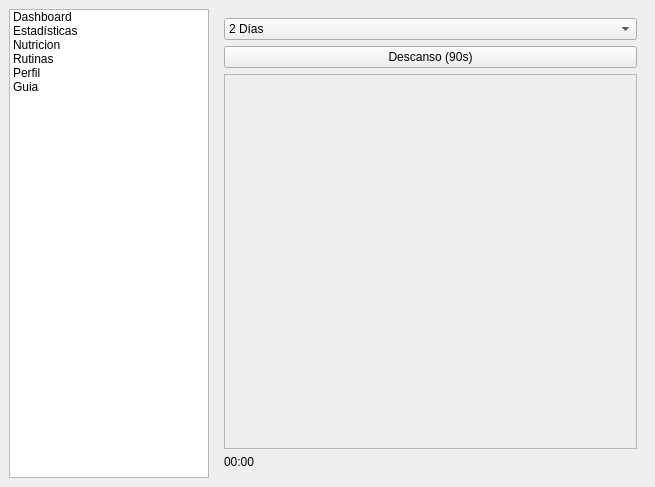
<?xml version="1.0" encoding="UTF-8"?>
<ui version="4.0">
 <class>MainWindow</class>
 <widget class="QMainWindow" name="MainWindow">
  <property name="geometry">
   <rect>
    <x>0</x>
    <y>0</y>
    <width>655</width>
    <height>487</height>
   </rect>
  </property>
  <property name="cursor">
   <cursorShape>PointingHandCursor</cursorShape>
  </property>
  <property name="windowTitle">
   <string>MainWindow</string>
  </property>
  <property name="styleSheet">
   <string notr="true">
/* 1FONDOS GENERALES  */

QMainWindow {
    background-color: #0F1722;
}

/* Forzar el fondo oscuro en las páginas internas */
QStackedWidget, QStackedWidget &gt; QWidget {
    background-color: #0F1722;
}


/* BARRA DE NAVEGACIÓN LATERAL */

QListWidget {
    background-color: #1E2736;
    border: none;
    outline: none;
    padding-top: 20px;
}

QListWidget::item {
    color: #A0AAB5;
    min-height: 40px;
    padding-left: 15px;
    border-radius: 8px;
    margin: 5px 10px 5px 10px;
    font-family: &quot;Segoe UI&quot;, Arial;
    font-size: 14px;
}

QListWidget::item:hover {
    background-color: #2A3648;
    color: white;
}

QListWidget::item:selected {
    background-color: #00E5FF;
    color: #000000;
    font-weight: bold;
}

/* DASHBOARD (TARJETAS Y MACROS)*/

QFrame#tarjetaConsumidas, 
QFrame#tarjetaQuemadas, 
QFrame#tarjetaBalance, 
QFrame#tarjetaMacros {
    background-color: #1E2736;
    border-radius: 12px;
}

/* Letras blancas para los títulos de las tarjetas */
QFrame#tarjetaConsumidas QLabel, 
QFrame#tarjetaQuemadas QLabel, 
QFrame#tarjetaBalance QLabel,
QFrame#tarjetaMacros QLabel {
    color: #FFFFFF;
    font-weight: bold;
    font-size: 12px;
}

/* Destacar los números grandes de las tarjetas en Cian */
QLabel#lblCaloriasConsumidas, 
QLabel#lblCaloriasQuemadas, 
QLabel#lblBalanceNeto {
    color: #00E5FF;
    font-size: 18px;
}

/* Barras de Progreso */
QProgressBar {
    background-color: #2A3648;
    border: none;
    border-radius: 5px;
    height: 8px;
    color: transparent;
}
QProgressBar::chunk {
    border-radius: 5px;
}
QProgressBar#barProteinas::chunk { background-color: #00E676; }
QProgressBar#barCarbos::chunk { background-color: #FF9100; }
QProgressBar#barGrasas::chunk { background-color: #FF1744; }


/* MÓDULO DE NUTRICIÓN*/

QLineEdit#buscadorAlimentos {
    background-color: #1E2736;
    color: #FFFFFF;
    border: 2px solid #2A3648;
    border-radius: 8px;
    padding: 10px;
    font-size: 14px;
    font-family: &quot;Segoe UI&quot;, Arial;
}
QLineEdit#buscadorAlimentos:focus {
    border: 2px solid #00E5FF;
    background-color: #151D29;
}

QListWidget#listaComidasHoy {
    background-color: #1E2736;
    border-radius: 12px;
    border: 1px solid #2A3648;
    padding: 10px;
    outline: none;
}
QListWidget#listaComidasHoy::item {
    background-color: #0F1722;
    border-radius: 6px;
    border-left: 4px solid #00E676;
    color: white;
    padding: 10px;
    margin-bottom: 5px;
}

/* MÓDULO DE ENTRENAMIENTO*/

QTabWidget::pane {
    border: none;
    background-color: #0F1722;
}
QTabBar::tab {
    background-color: #1E2736;
    color: #A0AAB5;
    padding: 8px 20px;
    margin-right: 2px;
    border-top-left-radius: 6px;
    border-top-right-radius: 6px;
}
QTabBar::tab:selected {
    background-color: #2A3648;
    color: #00E5FF;
    font-weight: bold;
    border-bottom: 2px solid #00E5FF;
}

QComboBox#comboDiasRutina {
    background-color: #1E2736;
    color: white;
    border: 2px solid #2A3648;
    border-radius: 6px;
    padding: 5px 15px;
    font-weight: bold;
    font-size: 14px;
}
QComboBox#comboDiasRutina::drop-down {
    border: none;
}

QTableWidget#tablaRutina {
    background-color: #1E2736;
    color: #FFFFFF;
    border: 1px solid #2A3648;
    border-radius: 8px;
    gridline-color: #2A3648;
    selection-background-color: #00E5FF;
    selection-color: #000000;
    font-size: 13px;
    outline: none;
}
QHeaderView::section {
    background-color: #0F1722;
    color: #A0AAB5;
    padding: 6px;
    border: none;
    font-weight: bold;
    border-bottom: 1px solid #2A3648;
    border-right: 1px solid #2A3648;
}
QTableCornerButton::section {
    background-color: #0F1722;
    border: none;
}

/* MÓDULO DE PERFIL Y BOTONES  */

QPushButton#btnGuardarPerfil {
    background-color: #00E5FF;
    color: #000000;
    border: none;
    border-radius: 8px;
    padding: 12px;
    font-weight: bold;
    font-size: 14px;
    font-family: &quot;Segoe UI&quot;, Arial;
}
QPushButton#btnGuardarPerfil:hover {
    background-color: #33EEFF;
}
QPushButton#btnGuardarPerfil:pressed {
    background-color: #00B8CC;
}

/* Ajuste sutil para las etiquetas del formulario de perfil */
QWidget#perfil QLabel {
    color: #A0AAB5;
    font-weight: bold;
}
/* Botones del módulo de nutrición */
QPushButton#btnAgregarComida, QPushButton#btnHistorialComidas, QPushButton#btnVolverNutricion {
    background-color: #1E2736;
    color: #FFFFFF;
    border: 1px solid #2A3648;
    border-radius: 8px;
    padding: 10px;
    font-size: 14px;
    font-weight: bold;
}
QPushButton#btnAgregarComida:hover, QPushButton#btnHistorialComidas:hover, QPushButton#btnVolverNutricion:hover {
    background-color: #2A3648;
    border: 1px solid #00E5FF;
    color: #00E5FF;
}

/* Nuevo estilo de la lista de búsquedas */
QListWidget#listaResultadosBusqueda {
    background-color: #1E2736;
    border-radius: 8px;
    border: none;
    color: white;
    padding: 5px;
}
QListWidget#listaResultadosBusqueda::item {
    padding: 10px;
    border-bottom: 1px solid #2A3648;
}
QListWidget#listaResultadosBusqueda::item:hover {
    background-color: #2A3648;
}

/* DISEÑO DE LA PÁGINA BUSCADOR (FOTO 2)     */


/* El Buscador de arriba */
QLineEdit#buscadorAlimentos {
    background-color: #1E2736;
    color: #FFFFFF;
    border: 1px solid #2A3648;
    border-radius: 6px;
    padding: 12px;
    font-size: 14px;
}


/* El efecto Cian al pasar el mouse o seleccionar (Como en tu foto) */
QListWidget#listaResultadosBusqueda::item:hover, 
QListWidget#listaResultadosBusqueda::item:selected {
    background-color: #00E5FF;
    color: #000000;
    border-radius: 6px;
    font-weight: bold;
}

/* El botón Volver alargado de abajo */
QPushButton#btnVolverNutricion {
    background-color: #D3D3D3; 
    color: #000000;
    border: none;
    border-radius: 6px;
    padding: 10px;
    font-weight: bold;
}
QPushButton#btnVolverNutricion:hover {
    background-color: #B0B0B0;
}</string>
  </property>
  <widget class="QWidget" name="centralwidget">
   <layout class="QHBoxLayout" name="horizontalLayout">
    <item>
     <widget class="QListWidget" name="listWidget">
      <property name="maximumSize">
       <size>
        <width>200</width>
        <height>16777215</height>
       </size>
      </property>
      <item>
       <property name="text">
        <string>Dashboard</string>
       </property>
      </item>
      <item>
       <property name="text">
        <string>Estadísticas</string>
       </property>
      </item>
      <item>
       <property name="text">
        <string>Nutricion</string>
       </property>
      </item>
      <item>
       <property name="text">
        <string>Rutinas</string>
       </property>
      </item>
      <item>
       <property name="text">
        <string>Perfil</string>
       </property>
      </item>
      <item>
       <property name="text">
        <string>Guia</string>
       </property>
      </item>
     </widget>
    </item>
    <item>
     <widget class="QStackedWidget" name="stackedWidget">
      <property name="currentIndex">
       <number>5</number>
      </property>
      <widget class="QWidget" name="dashboard">
       <layout class="QVBoxLayout" name="verticalLayout">
        <item>
         <widget class="QFrame" name="tarjetaConsumidas">
          <property name="frameShape">
           <enum>QFrame::Shape::StyledPanel</enum>
          </property>
          <property name="frameShadow">
           <enum>QFrame::Shadow::Raised</enum>
          </property>
          <layout class="QVBoxLayout" name="verticalLayout_7">
           <item>
            <widget class="QFrame" name="tarjetaQuemadas">
             <property name="frameShape">
              <enum>QFrame::Shape::StyledPanel</enum>
             </property>
             <property name="frameShadow">
              <enum>QFrame::Shadow::Raised</enum>
             </property>
             <widget class="QLabel" name="label_9">
              <property name="geometry">
               <rect>
                <x>10</x>
                <y>20</y>
                <width>251</width>
                <height>16</height>
               </rect>
              </property>
              <property name="text">
               <string>Calorías Quemadas</string>
              </property>
             </widget>
             <widget class="QLabel" name="lblCaloriasQuemadas">
              <property name="geometry">
               <rect>
                <x>80</x>
                <y>35</y>
                <width>21</width>
                <height>21</height>
               </rect>
              </property>
              <property name="text">
               <string>kcal</string>
              </property>
             </widget>
             <widget class="QFrame" name="tarjetaConsumidas_2">
              <property name="geometry">
               <rect>
                <x>140</x>
                <y>20</y>
                <width>191</width>
                <height>121</height>
               </rect>
              </property>
              <property name="frameShape">
               <enum>QFrame::Shape::StyledPanel</enum>
              </property>
              <property name="frameShadow">
               <enum>QFrame::Shadow::Raised</enum>
              </property>
             </widget>
            </widget>
           </item>
           <item>
            <widget class="QFrame" name="tarjetaBalance">
             <property name="frameShape">
              <enum>QFrame::Shape::StyledPanel</enum>
             </property>
             <property name="frameShadow">
              <enum>QFrame::Shadow::Raised</enum>
             </property>
             <layout class="QVBoxLayout" name="verticalLayout_8">
              <item>
               <widget class="QLabel" name="label_10">
                <property name="text">
                 <string>Calorías Quemadas</string>
                </property>
               </widget>
              </item>
              <item>
               <widget class="QLabel" name="lblBalanceNeto">
                <property name="text">
                 <string>kcal</string>
                </property>
               </widget>
              </item>
             </layout>
            </widget>
           </item>
           <item>
            <widget class="QLabel" name="lblCaloriasConsumidas">
             <property name="text">
              <string>kcal</string>
             </property>
            </widget>
           </item>
           <item>
            <widget class="QLabel" name="lblMetaCalorica">
             <property name="text">
              <string>Meta: 0 kcal</string>
             </property>
            </widget>
           </item>
           <item>
            <widget class="QLabel" name="label">
             <property name="text">
              <string>Calorias Consumidas</string>
             </property>
            </widget>
           </item>
          </layout>
         </widget>
        </item>
        <item>
         <widget class="QFrame" name="tarjetaMacros">
          <property name="frameShape">
           <enum>QFrame::Shape::StyledPanel</enum>
          </property>
          <property name="frameShadow">
           <enum>QFrame::Shadow::Raised</enum>
          </property>
          <layout class="QVBoxLayout" name="verticalLayout_2">
           <item>
            <widget class="QLabel" name="label_3">
             <property name="text">
              <string>Proteínas</string>
             </property>
            </widget>
           </item>
           <item>
            <widget class="QProgressBar" name="barProteinas">
             <property name="value">
              <number>24</number>
             </property>
            </widget>
           </item>
           <item>
            <widget class="QLabel" name="label_4">
             <property name="text">
              <string>Carbohidratos</string>
             </property>
            </widget>
           </item>
           <item>
            <widget class="QProgressBar" name="barCarbos">
             <property name="value">
              <number>24</number>
             </property>
            </widget>
           </item>
           <item>
            <widget class="QLabel" name="label_5">
             <property name="text">
              <string>Grasas</string>
             </property>
            </widget>
           </item>
           <item>
            <widget class="QProgressBar" name="barGrasas">
             <property name="value">
              <number>24</number>
             </property>
            </widget>
           </item>
           <item>
            <widget class="QPushButton" name="btnResetDia">
             <property name="text">
              <string>Finalizar Día / Reiniciar</string>
             </property>
            </widget>
           </item>
          </layout>
         </widget>
        </item>
       </layout>
      </widget>
      <widget class="QWidget" name="alimentos">
       <layout class="QVBoxLayout" name="verticalLayout_3">
        <item>
         <widget class="QPushButton" name="btnHistorialComidas">
          <property name="text">
           <string>Historial de comidas</string>
          </property>
         </widget>
        </item>
        <item>
         <widget class="QPushButton" name="btnAgregarComida">
          <property name="text">
           <string>Agregar comida</string>
          </property>
         </widget>
        </item>
        <item>
         <widget class="QLabel" name="lblCaloriasNutricion">
          <property name="text">
           <string>Calorías consumidas hoy: 0 kcal</string>
          </property>
         </widget>
        </item>
        <item>
         <widget class="QListWidget" name="listaComidasHoy"/>
        </item>
       </layout>
      </widget>
      <widget class="QWidget" name="page_graficos">
       <layout class="QHBoxLayout" name="horizontalLayout_2">
        <item>
         <widget class="QWidget" name="lienzoGrafico" native="true"/>
        </item>
       </layout>
      </widget>
      <widget class="QWidget" name="page_guia">
       <layout class="QHBoxLayout" name="horizontalLayout_3">
        <item>
         <widget class="QListWidget" name="listaGuia"/>
        </item>
       </layout>
      </widget>
      <widget class="QWidget" name="Estadistica"/>
      <widget class="QWidget" name="rutinas">
       <layout class="QVBoxLayout" name="verticalLayout_10">
        <item>
         <widget class="QComboBox" name="comboDiasRutina">
          <item>
           <property name="text">
            <string>2 Días</string>
           </property>
          </item>
          <item>
           <property name="text">
            <string>3 Días</string>
           </property>
          </item>
          <item>
           <property name="text">
            <string>4 Días</string>
           </property>
          </item>
          <item>
           <property name="text">
            <string>5 Días</string>
           </property>
          </item>
         </widget>
        </item>
        <item>
         <widget class="QPushButton" name="btnDescanso">
          <property name="text">
           <string>Descanso (90s)</string>
          </property>
         </widget>
        </item>
        <item>
         <widget class="QScrollArea" name="scrollArea">
          <property name="widgetResizable">
           <bool>true</bool>
          </property>
          <widget class="QWidget" name="scrollAreaWidgetContents">
           <property name="geometry">
            <rect>
             <x>0</x>
             <y>0</y>
             <width>411</width>
             <height>334</height>
            </rect>
           </property>
          </widget>
         </widget>
        </item>
        <item>
         <widget class="QLabel" name="lblCronometro">
          <property name="text">
           <string>00:00</string>
          </property>
         </widget>
        </item>
       </layout>
      </widget>
      <widget class="QWidget" name="perfil">
       <layout class="QVBoxLayout" name="verticalLayout_5">
        <item>
         <layout class="QGridLayout" name="gridLayout_2">
          <item row="6" column="1">
           <widget class="QLabel" name="Peso_2">
            <property name="text">
             <string>Objetivo:</string>
            </property>
           </widget>
          </item>
          <item row="3" column="1">
           <widget class="QLineEdit" name="inputPeso"/>
          </item>
          <item row="2" column="1">
           <widget class="QLabel" name="Peso">
            <property name="text">
             <string>Peso (kg):</string>
            </property>
           </widget>
          </item>
          <item row="2" column="0">
           <widget class="QLabel" name="label_6">
            <property name="text">
             <string>Altura (cm):</string>
            </property>
           </widget>
          </item>
          <item row="0" column="2">
           <widget class="QLabel" name="label_8">
            <property name="text">
             <string>Nivel de Actividad:</string>
            </property>
           </widget>
          </item>
          <item row="1" column="2">
           <widget class="QComboBox" name="comboActividad">
            <item>
             <property name="text">
              <string>Sedentario</string>
             </property>
            </item>
            <item>
             <property name="text">
              <string>Ligero</string>
             </property>
            </item>
            <item>
             <property name="text">
              <string>Moderado</string>
             </property>
            </item>
            <item>
             <property name="text">
              <string>Activo</string>
             </property>
            </item>
            <item>
             <property name="text">
              <string>Muy Activo</string>
             </property>
            </item>
           </widget>
          </item>
          <item row="0" column="0">
           <widget class="QLabel" name="nombre">
            <property name="text">
             <string>Nombre:</string>
            </property>
           </widget>
          </item>
          <item row="1" column="1">
           <widget class="QLineEdit" name="inputEdad"/>
          </item>
          <item row="2" column="2">
           <widget class="QLabel" name="label_7">
            <property name="text">
             <string>Género:</string>
            </property>
           </widget>
          </item>
          <item row="0" column="1">
           <widget class="QLabel" name="Edad">
            <property name="text">
             <string>Edad:</string>
            </property>
           </widget>
          </item>
          <item row="3" column="0">
           <widget class="QLineEdit" name="inputAltura"/>
          </item>
          <item row="1" column="0">
           <widget class="QLineEdit" name="inputNombre"/>
          </item>
          <item row="3" column="2">
           <widget class="QComboBox" name="comboGenero">
            <item>
             <property name="text">
              <string>Masculino</string>
             </property>
            </item>
            <item>
             <property name="text">
              <string>Femenino</string>
             </property>
            </item>
           </widget>
          </item>
          <item row="7" column="1">
           <widget class="QComboBox" name="comboObjetivo">
            <item>
             <property name="text">
              <string>Bajar</string>
             </property>
            </item>
            <item>
             <property name="text">
              <string>Mantener</string>
             </property>
            </item>
            <item>
             <property name="text">
              <string>Subir</string>
             </property>
            </item>
           </widget>
          </item>
         </layout>
        </item>
        <item>
         <widget class="QPushButton" name="btnGuardarPerfil">
          <property name="text">
           <string>Guardar Perfil</string>
          </property>
         </widget>
        </item>
       </layout>
      </widget>
      <widget class="QWidget" name="page_buscador">
       <layout class="QVBoxLayout" name="verticalLayout_6">
        <item>
         <widget class="QLineEdit" name="buscadorAlimentos">
          <property name="placeholderText">
           <string>Buscar alimento en catálogo...</string>
          </property>
         </widget>
        </item>
        <item>
         <widget class="QListWidget" name="listaResultadosBusqueda"/>
        </item>
        <item>
         <widget class="QPushButton" name="btnVolverNutricion">
          <property name="text">
           <string>Volver</string>
          </property>
         </widget>
        </item>
       </layout>
      </widget>
     </widget>
    </item>
   </layout>
  </widget>
  <widget class="QMenuBar" name="menubar">
   <property name="geometry">
    <rect>
     <x>0</x>
     <y>0</y>
     <width>655</width>
     <height>22</height>
    </rect>
   </property>
  </widget>
 </widget>
 <resources/>
 <connections>
  <connection>
   <sender>listWidget</sender>
   <signal>currentRowChanged(int)</signal>
   <receiver>stackedWidget</receiver>
   <slot>setCurrentIndex(int)</slot>
   <hints>
    <hint type="sourcelabel">
     <x>142</x>
     <y>83</y>
    </hint>
    <hint type="destinationlabel">
     <x>314</x>
     <y>173</y>
    </hint>
   </hints>
  </connection>
 </connections>
</ui>
